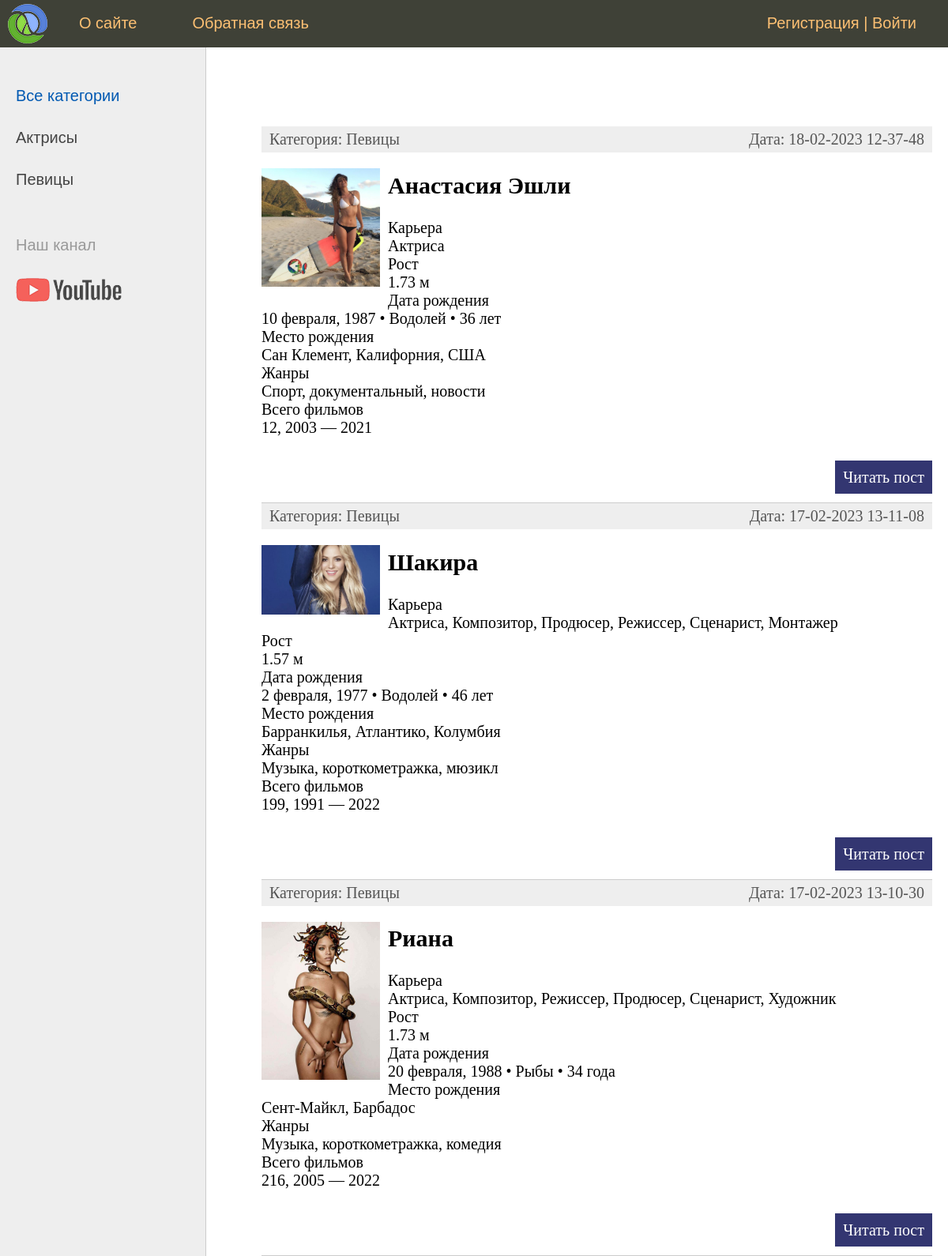
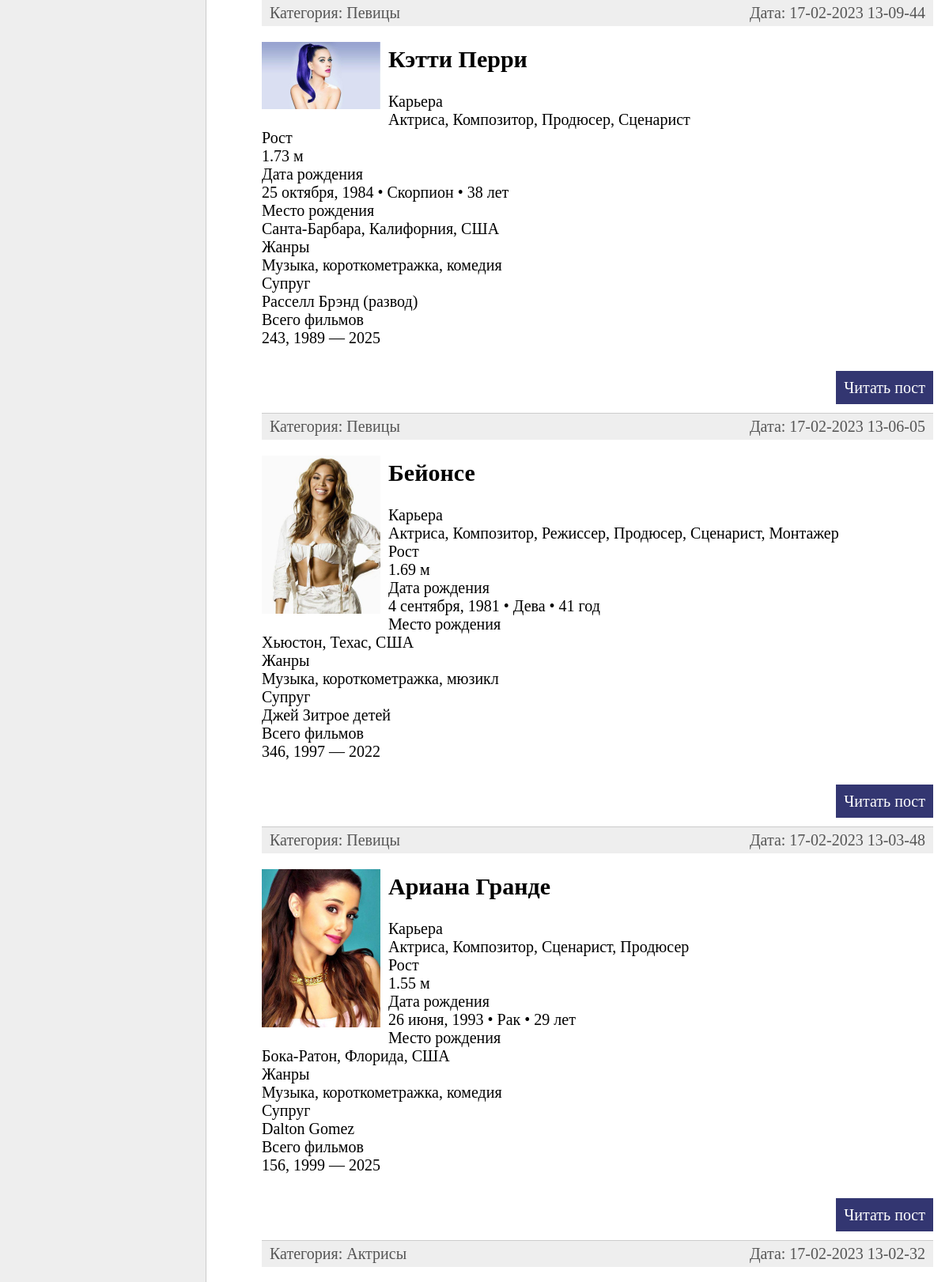
The page / (upper part) on the database its author committed (2 pictures, top to bottom).
### women/models.py (models this page shows, shortened)
class Category(models.Model):
    name = models.CharField(max_length=100, db_index=True, verbose_name="Категория")
    slug = models.SlugField(max_length=255, unique=True, db_index=True, verbose_name="URL")
    def __str__(self):
        return self.name
    def get_absolute_url(self):
        return reverse('category', kwargs={'cat_slug': self.slug})
    class Meta:
        verbose_name = 'Категория'
        verbose_name_plural = 'Категории'
        ordering = ['id']

class Women(models.Model):
    title = models.CharField(max_length=255, verbose_name="Заголовок")
    slug = models.SlugField(max_length=255, unique=True, db_index=True, verbose_name="URL")
    content = models.TextField(blank=True, verbose_name="Текст статьи")
    photo = models.ImageField(upload_to="photos/%Y/%m/%d/", verbose_name="Фото")
    time_create = models.DateTimeField(auto_now_add=True, verbose_name="Время создания")
    time_update = models.DateTimeField(auto_now=True, verbose_name="Время изменения")
    is_published = models.BooleanField(default=True, verbose_name="Публикация")
    cat = models.ForeignKey('Category', on_delete=models.PROTECT, verbose_name="Категории")
    def get_absolute_url(self):
        return reverse('post', kwargs={'post_slug': self.slug})
    class Meta:
        verbose_name = 'Известные женщины'
        verbose_name_plural = 'Известные женщины'
        ordering = ['-time_create', 'title']

### women/views.py (the view)
# urls.py: path('', WomenHome.as_view(), name='home'),
class WomenHome(DataMixin, ListView):
    model = Women
    template_name = 'women/index.html'
    context_object_name = 'posts'
    def get_context_data(self, *, object_list=None, **kwargs):
        context = super().get_context_data(**kwargs)
        c_def = self.get_user_contex(title="Главная страница")
        return dict(list(context.items()) + list(c_def.items()))
    def get_queryset(self):
        return Women.objects.filter(is_published=True).select_related('cat')

### women/utils.py (called while the page is built)
    def get_user_contex(self, **kwargs):
        context = kwargs
        cats = Category.objects.annotate(Count('women'))
        user_menu = menu.copy()
        if not self.request.user.is_authenticated:
            user_menu.pop(1)
        context['menu'] = user_menu
        context['cats'] = cats
        if 'cat_selected' not in context:
            context['cat_selected'] = 0
        return context

### women/templates/women/index.html (shortened to what this page needs)
{% extends 'women/base.html' %}
{% block content %}
<ul class="list-articles">
	{% for p in posts %}
		<li><div class="article-panel">
			<p class="first">Категория: {{p.cat}}</p>
			<p class="last">Дата: {{p.time_update|date:"d-m-Y H-i-s"}}</p>
		</div>
{% if p.photo %}
			<p><img class="img-article-left thumb" src="{{p.photo.url}}"></p>
{% endif %}
			<h2>{{p.title}}</h2>
	{% autoescape on %}
	{{p.content|linebreaks|truncatewords:50}}
	{% endautoescape %}
			<p class="link-read-post"><a href="{{ p.get_absolute_url }}">Читать пост</a></p>
			</li>
	{% endfor %}
</ul>
{% endblock %}

### women/templates/women/base.html (shortened to what this page needs)
{% load static %}
{% load women_tags %}
<!DOCTYPE html>
<html>
<head>
	<link type="text/css" href="{% static 'women/css/styles.css' %}" rel="stylesheet" />
</head>
<body>
<table class="table-page" border=0 cellpadding="0" cellspacing="0">
<tr><td valign=top>
{% block mainmenu %}
		<div class="header">
			<ul id="mainmenu" class="mainmenu">
			<li class="logo"><a href="{% url 'home' %}"><div class="logo"></div></a></li>
{% for m in menu %}
	<li><a href="{% url m.url_name %}">{{m.title}}</a></li>
{% endfor %}
	{% if request.user.is_authenticated %}
		<li class="last">{{user.username}} | <a href="{% url 'logout' %}">Выйти</a></li>
	{% else %}
		<li class="last"><a href="{% url 'register' %}">Регистрация</a> | <a href="{% url 'login' %}">Войти</a></li>
	{% endif %}
			</ul>
		</div>
{% endblock mainmenu %}
<table class="table-content" border=0 cellpadding="0" cellspacing="0">
<tr>
	<td valign="top" class="left-chapters">
	<ul id="leftchapters">
{% if cat_selected == 0 %}
		<li class="selected">Все категории</li>
{% else %}
		<li><a href="{% url 'home' %}">Все категории</a></li>
{% endif %}
{% for c in cats %}
{% if c.women__count > 0 %}
	{% if c.pk == cat_selected %}
		<li class="selected">{{c.name}}</li>
	{% else %}
		<li><a href="{{ c.get_absolute_url }}">{{c.name}}</a></li>
	{% endif %}
{% endif %}
{% endfor %}
		<li class="share">
		<p>Наш канал</p>
		<a class="share-yt" href="https://www.youtube.com/channel/UClJzWfGWuGJL2t-3dYKcHTA/playlists" target="_blank" rel="nofollow"></a>
		</li>
	</ul>
</td>
<td valign="top" class="content">
	<div class="content-text">
{% block content %}
{% endblock %}
	</div>
</td></tr></table>
</td></tr>
</table>
</body>
</html>

### women/static/women/css/styles.css (style rules this page uses)
html, body { font-family: 'Arial'; margin: 0; padding: 0; height: 100%; width: 100%; color: #444; }
a { color: #0059b2; text-decoration: none; }
img { max-width: 600px; height: auto; }
img.img-article-left { max-width: 300px; height: auto; float: left; padding: 0 10px 10px 0; }
img.img-article-left.thumb { max-width: 150px; height: auto; }
p.link-read-post { text-align: right; }
p.link-read-post a { padding: 10px; min-width: 100px; background: #333671; color: #fff; text-decoration: none; }
div.article-panel { background: #eee; padding: 5px 10px 5px 10px; box-sizing: border-box; overflow: hidden; color: #555; }
div.article-panel p.first { margin: 0; float: left; }
div.article-panel p.last { margin: 0; float: right; }
ul.list-articles { list-style: none; margin: 0; padding: 0; }
ul.list-articles li { border-bottom: 1px solid #ccc; }
.table-page { width: 100%; height: 100%; vertical-align: top; }
.table-page tr { height: 100%; }
.header { background: #3F4137; height: 60px; }
.logo { background: url('../images/logo.png') no-repeat 10px 5px; width: 70px; height: 60px; }
ul.mainmenu { list-style: none; margin: 0; padding: 0; height: 60px; color: #fdc073; font-size: 20px; overflow: hidden; }
ul.mainmenu li { float: left; margin: 18px 40px 0 30px; }
ul.mainmenu li.logo { margin: 0; }
ul.mainmenu li.last { float: right; }
ul.mainmenu li a { color: #fdc073; text-decoration: none; }
.table-content { width: 100%; min-height: 100%; height: 100%; }
.left-chapters { margin: 0; background: #eee; border-right: 1px solid #ccc; min-height: 100%; }
.left-chapters ul { width: 230px; min-height: 100%; margin: 0; padding: 20px 10px 10px 20px; list-style: none; font-size: 20px; }
.left-chapters ul li { margin: 30px 0 0 0; color: #999; }
.left-chapters ul li.selected { color: #0059b2; }
.left-chapters ul li a { color: #444; text-decoration: none; }
.left-chapters ul li.share { margin: 60px 0 0 0; }
.left-chapters ul li.share p { margin: 30px 0 30px 0; }
.left-chapters ul li.share a { display: inline-block; width: 40px; height: 40px; margin: 0 20px 0 0; }
.left-chapters ul li.share a.share-yt { width: 100%; height: 30px; background: url('../images/share_yt.png') no-repeat 0 0 }
.content { padding: 40px 20px 20px 40px; width: 100%; box-sizing: border-box; }
.content-text { margin: 60px 0 0 30px; color: #000; font-size: 20px; font-family: Yandex Sans Display Light; }

### rows shown on the page
Category: name "Актрисы"
Category: name "Певицы"
Women: cat "Певицы", time_update "18-02-2023 12-37-48", photo (picture), title "Анастасия Эшли", content "Карьера Актриса Рост 1.73 м Дата рождения 10 февраля, 1987 • Водолей • 36 лет Место рождения Сан Клемент, Калифорния, США Жанры Спорт, документальный, новости Всего фильмов 12, 2003 — 2021"
Women: cat "Певицы", time_update "17-02-2023 13-11-08", photo (picture), title "Шакира", content "Карьера Актриса, Композитор, Продюсер, Режиссер, Сценарист, Монтажер Рост 1.57 м Дата рождения 2 февраля, 1977 • Водолей • 46 лет Место рождения Барранкилья, Атлантико, Колумбия Жанры Музыка, короткометражка, мюзикл Всего фильмов 199, 1991 — 2022"
Women: cat "Певицы", time_update "17-02-2023 13-10-30", photo (picture), title "Риана", content "Карьера Актриса, Композитор, Режиссер, Продюсер, Сценарист, Художник Рост 1.73 м Дата рождения 20 февраля, 1988 • Рыбы • 34 года Место рождения Сент-Майкл, Барбадос Жанры Музыка, короткометражка, комедия Всего фильмов 216, 2005 — 2022"
Women: cat "Певицы", time_update "17-02-2023 13-09-44", photo (picture), title "Кэтти Перри", content "Карьера Актриса, Композитор, Продюсер, Сценарист Рост 1.73 м Дата рождения 25 октября, 1984 • Скорпион • 38 лет Место рождения Санта-Барбара, Калифорния, США Жанры Музыка, короткометражка, комедия Супруг Расселл Брэнд (развод) Всего фильмов 243, 1989 — 2025"
Women: cat "Певицы", time_update "17-02-2023 13-06-05", photo (picture), title "Бейонсе", content "Карьера Актриса, Композитор, Режиссер, Продюсер, Сценарист, Монтажер Рост 1.69 м Дата рождения 4 сентября, 1981 • Дева • 41 год Место рождения Хьюстон, Техас, США Жанры Музыка, короткометражка, мюзикл Супруг Джей Зитрое детей Всего фильмов 346, 1997 — 2022"
Women: cat "Певицы", time_update "17-02-2023 13-03-48", photo (picture), title "Ариана Гранде", content "Карьера Актриса, Композитор, Сценарист, Продюсер Рост 1.55 м Дата рождения 26 июня, 1993 • Рак • 29 лет Место рождения Бока-Ратон, Флорида, США Жанры Музыка, короткометражка, комедия Супруг Dalton Gomez Всего фильмов 156, 1999 — 2025"
Women: cat "Актрисы", time_update "17-02-2023 13-02-32"

### other values the page prints
{{ m.title }} "О сайте" "Обратная связь"
